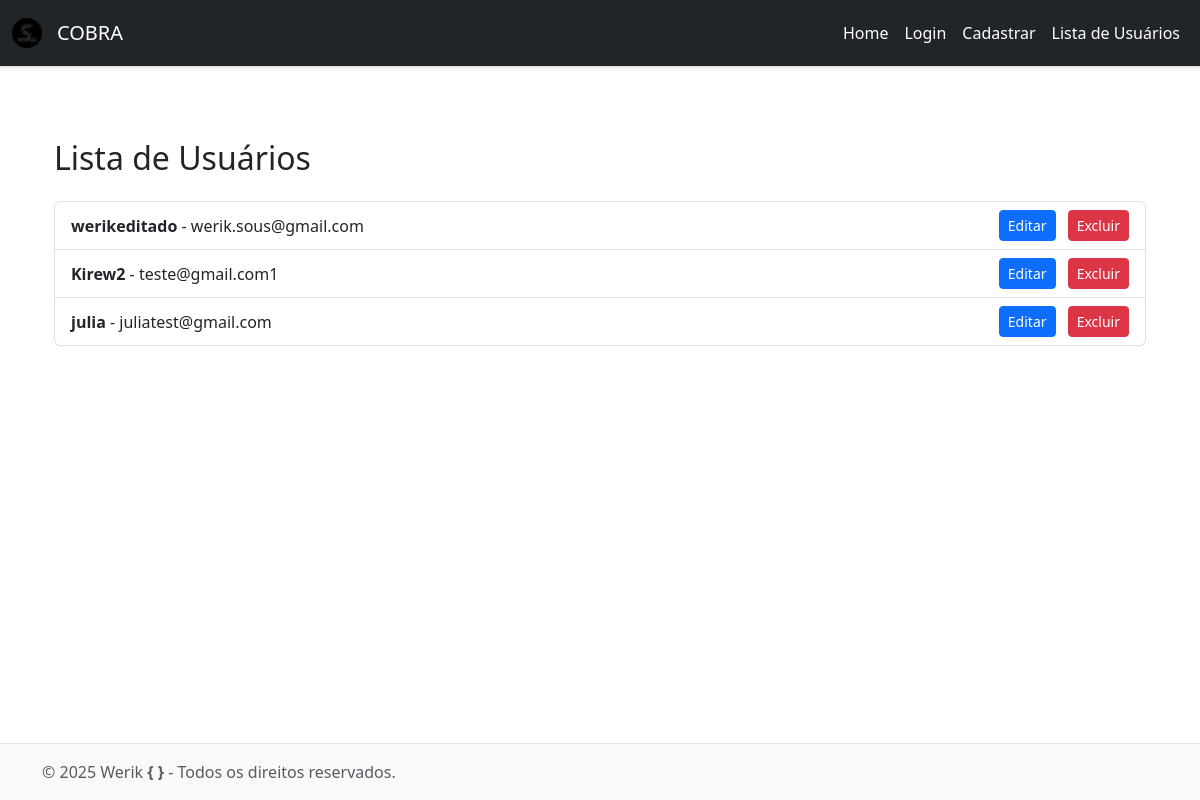
The app's page /usuarios/list, older data.
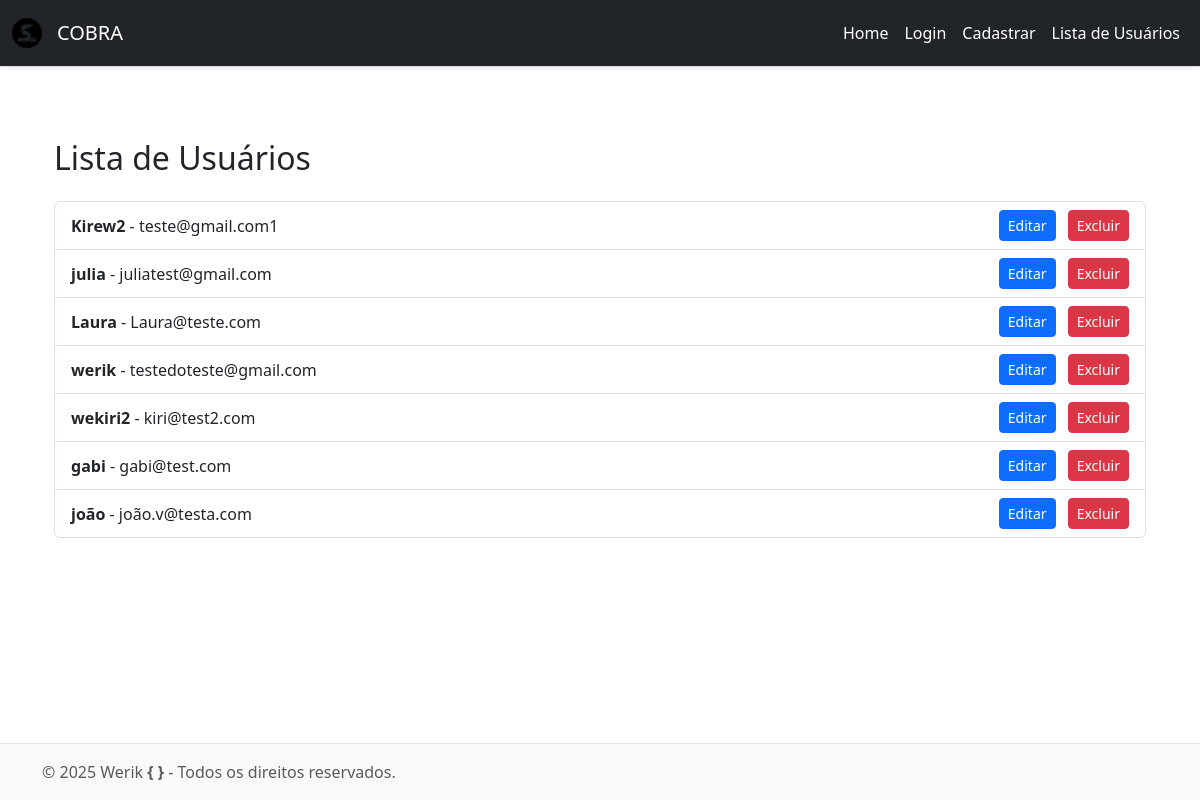
The same page, newer data.
### app/models.py (models this page shows, shortened)
class Usuario(db.Model):
    __tablename__ = 'usuarios'
    id = db.Column(db.Integer, primary_key=True)
    nome = db.Column(db.String(80), nullable=False)
    email = db.Column(db.String(120), unique=True, nullable=False)
    senha = db.Column(db.String(120), nullable=False)

### app/routers/usuarios.py (the view)
@bp_usuarios.route('/list')
def list():
    usuarios = Usuario.query.all()
    return render_template('usuarios_list.html', usuarios=usuarios, now=datetime.now())

### app/templates/usuarios_list.html (shortened to what this page needs)
{% extends 'base.html' %}
{% block conteudo %}
<div class="container mt-5">
    {% set mensagens = get_flashed_messages() %}
    <h2 class="mb-4">Lista de Usuários</h2>
    <ul class="list-group">
        {% for usuario in usuarios %}
            <li class="list-group-item d-flex justify-content-between align-items-center">
                <div>
                    <strong>{{ usuario.nome }}</strong> - {{ usuario.email }}
                </div>
                <div>
                    <a href="{{ url_for('usuarios.update', id=usuario.id) }}" class="btn btn-primary btn-sm me-2">Editar</a>
                    <a href="{{ url_for('usuarios.delete', id=usuario.id) }}" class="btn btn-danger btn-sm">Excluir</a>
                </div>
            </li>
        {% endfor %}
    </ul>
</div>
{% endblock %}

### app/templates/base.html (shortened to what this page needs)
<!DOCTYPE html>
<html lang="pt-br">
<head>
    <link rel="stylesheet" href="{{ url_for('static', filename='css/styles.css') }}">
    <link href="https://cdn.jsdelivr.net/npm/bootstrap@5.3.2/dist/css/bootstrap.min.css" rel="stylesheet">
    <link href="https://cdn.jsdelivr.net/npm/bootstrap-icons@1.10.5/font/bootstrap-icons.css" rel="stylesheet">
</head>
<body>
    <nav class="navbar navbar-expand-lg bg-dark border-bottom shadow-sm">
        <div class="container-fluid">
            <img src="/app/static/img/snake_15046130.png" alt="Logo" width="30" height="30"
                class="d-inline-block align-text-top">
            <a class="navbar-brand" href="/index">
                COBRA
            </a>
            <div class="collapse navbar-collapse" id="navbarNav">
                <ul class="navbar-nav ms-auto">
                    <li class="nav-item">
                        <a class="nav-link" href="/index">Home</a>
                    </li>
                    <li class="nav-item">
                        <a class="nav-link" href="/login">Login</a>
                    </li>
                    <li class="nav-item">
                        <a class="nav-link" href="/usuarios/create">Cadastrar</a>
                    </li>
                    <li class="nav-item">
                        <a class="nav-link" href="/usuarios/list">Lista de Usuários</a>
                    </li>
                </ul>
            </div>
        </div>
    </nav>
    <div class="container mt-4">
        {% block conteudo %}
        {% endblock %}
    </div>
    <footer class="bg-light text-center text-lg-start border-top mt-auto py-3">
        <div class="container">
            <p class="mb-0 text-muted">
                &copy; {{ now.year }} Werik <span>{ }</span> - Todos os direitos reservados.
            </p>
        </div>
    </footer>
</body>
</html>

### app/static/css/styles.css (style rules this page uses)
html, body { height: 100%; font-family: Arial, sans-serif; }
body { display: flex; flex-direction: column; }
.navbar { background-color: #333; padding: 15px; display: flex; justify-content: space-between; align-items: center; }
.navbar a { color: white; text-decoration: none; padding: 10px 15px; }
.container { flex: 1; }
span { font-weight: bold; }
h2 { font-weight: bold; }

Row changes from the older to the newer data that the page shows:
removed Usuario: nome "werikeditado", email "werik.sous@gmail.com"
added Usuario: nome "Laura", email "Laura@teste.com"
added Usuario: nome "werik", email "testedoteste@gmail.com"
added Usuario: nome "wekiri2", email "kiri@test2.com"
added Usuario: nome "gabi", email "gabi@test.com"
added Usuario: nome "joão", email "joão.v@testa.com"
